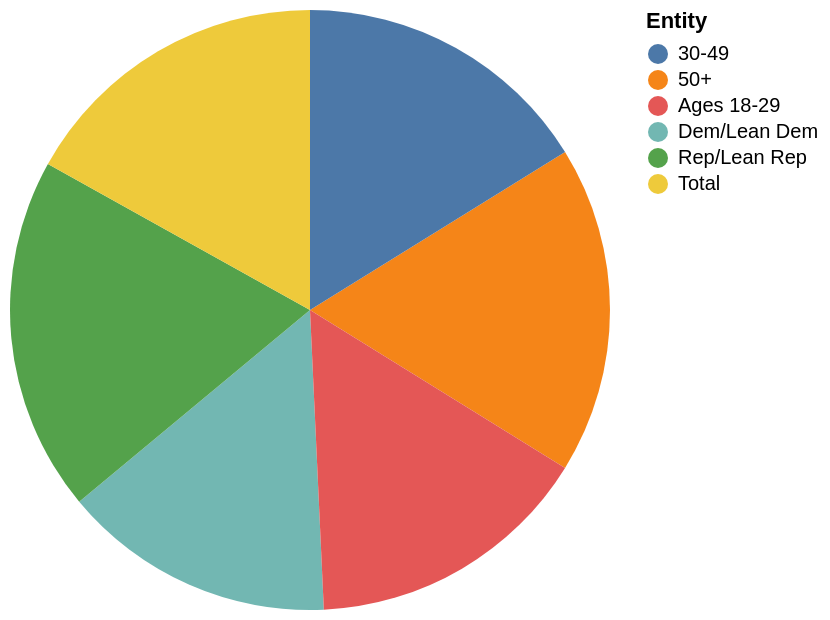

Write a Vega-Lite specification for this figure.
### Vega-Lite specification from a JSON file in a GitHub repository (floating-point values rounded to 4 significant figures)
{"$schema": "https://vega.github.io/schema/vega-lite/v5.json", "description": "Pie chart auto-generated from CSV", "data": {"values": [{"Entity": "Dem/Lean Dem", "Prioritize economic relations with China": "20", "Promote human rights in China": "78.0"}, {"Entity": "Rep/Lean Rep", "Prioritize economic relations with China": "26", "Promote human rights in China": "70.0"}, {"Entity": "50+", "Prioritize economic relations with China": "24", "Promote human rights in China": "nan"}, {"Entity": "30-49", "Prioritize economic relations with China": "22", "Promote human rights in China": "75.0"}, {"Entity": "Ages 18-29", "Prioritize economic relations with China": "21", "Promote human rights in China": "76.0"}, {"Entity": "Total", "Prioritize economic relations with China": "23", "Promote human rights in China": "73.0"}]}, "mark": "arc", "encoding": {"theta": {"field": "Prioritize economic relations with China", "type": "quantitative"}, "color": {"field": "Entity", "type": "nominal"}}}
